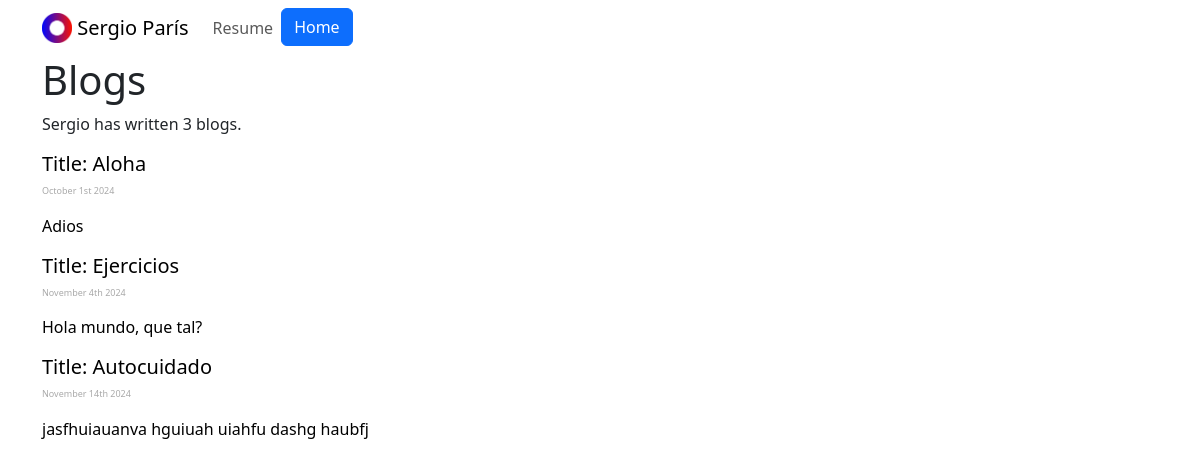
/blog/, run on an earlier commit of the app's database.
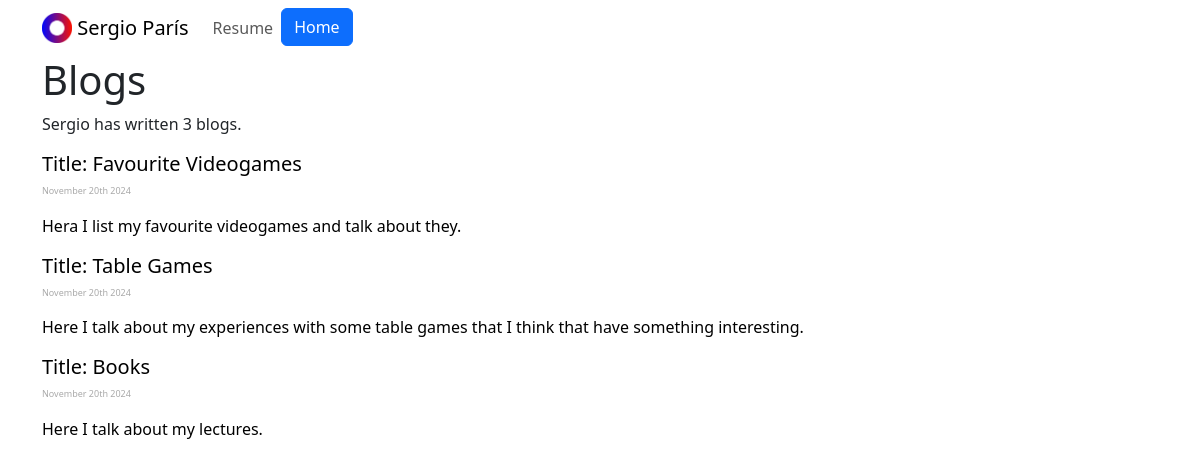
And on a later commit of the database.
### blog/models.py (models this page shows)
class Blog(models.Model):
    title = models.CharField(max_length=200)
    description = models.TextField()
    fecha = models.DateField(auto_now_add=True)
    def __str__(self):
        return f"Title: {self.title}"

### blog/views.py (the view)
# urls.py: path("", views.all_blogs, name="all_blogs"),
def all_blogs(request):
    return render(
        request,
        "index-blog.html",
        context={"blogs": Blog.objects.all().order_by("fecha")},
    )

### blog/templates/index-blog.html
{% extends "bootstrap/main.html" %}
{% load static %}
{% block content%}
        <h1>Blogs</h1>
        <p>Sergio has written {{blogs.count}} blog{{blogs.count|pluralize}}.</p>
        {% for blog in blogs %}
        <a href={%url 'blog:details' blog.id%} style='text-decoration: transparent; color: initial;'>
            <section id='{{blog.id}}' class='row justify content center'>
                <h5>{{blog}}</h5>
                <p style='color: darkgray;	font-size: xx-small;'>{{blog.fecha|date:'F jS Y'}}</p>
                <p>{{blog.description|safe}}</p>
            </section>
        </a>
            {% endfor %}
{%endblock%}

### blog/templates/bootstrap/main.html (shortened to what this page needs)
{%load static%}
<!DOCTYPE html>
<html lang="en">
<head>
    <link rel="stylesheet" href={% static "styles/main.css" %}>
    <link href="https://cdn.jsdelivr.net/npm/bootstrap@5.3.3/dist/css/bootstrap.min.css" rel="stylesheet">
</head>
<body>
    <nav id="topNav" class="navbar navbar-expand-md navbar-light">
        <div class="container">
          <a class="navbar-brand" href="{% url 'home' %}">
            <img src="{% static "img/Logo.png" %}" width="30" height="30" class="d-inline-block align-top" alt="Nick's Logo">
            <span>Sergio París</span>
          </a>
          <div class="collapse navbar-collapse text-center " id="navbarNav">
            <ul class="navbar-nav ml-auto">
              <li class="nav-item">
                <a class="nav-link" href="{% static "portfolio/resume.pdf" %}">Resume</a>
              </li>
              <li>
                <a role="button" href="{% url 'home' %}" class="btn btn-primary">Home</a>
              </li>
            </ul>
          </div>
        </div>
      </nav>
    <div class="container">
    {%block content%}
    {% endblock %}
</div>
</body>
</html>

What changed in the data, as far as the page shows it:
removed Blog: title "Title: Aloha", fecha "October 1st 2024", description "Adios"
removed Blog: title "Title: Ejercicios", fecha "November 4th 2024", description "Hola mundo, que tal?"
removed Blog: title "Title: Autocuidado", fecha "November 14th 2024", description "jasfhuiauanva hguiuah uiahfu dashg haubfj"
added Blog: title "Title: Favourite Videogames", fecha "November 20th 2024", description "Hera I list my favourite videogames and talk about they."
added Blog: title "Title: Table Games", fecha "November 20th 2024", description "Here I talk about my experiences with some table games that I think that have something interesting."
added Blog: title "Title: Books", fecha "November 20th 2024", description "Here I talk about my lectures."
